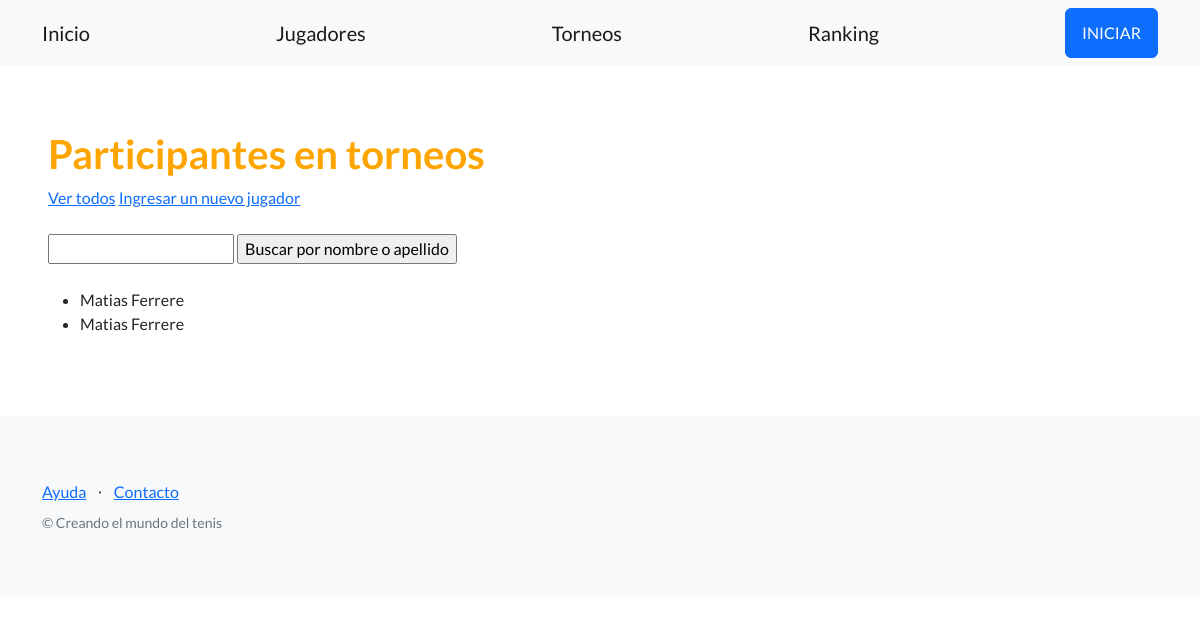
The page /estudios/Jugadores/ on the database as committed earlier.
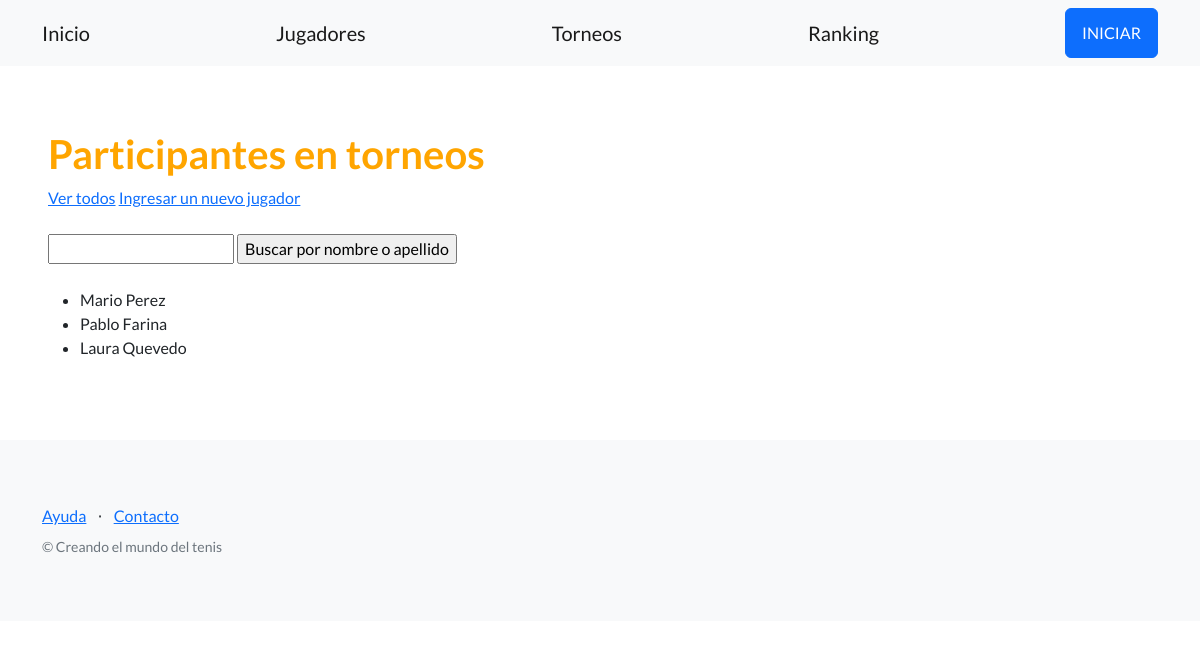
The same page on the database as committed later.
### control_estudios/models.py (models this page shows, shortened)
class Jugador(models.Model):
    nombre = models.CharField(max_length=256)
    apellido = models.CharField(max_length=256)
    fecha_nacimiento = models.DateField(null=True)
    telefono = models.CharField(max_length=20)

### control_estudios/views.py (the view)
# urls.py: path("Jugadores/", listar_jugadores, name="listar_jugadores"),
def listar_jugadores(request):
    contexto = {
    "jugadores": Jugador.objects.all(),
    }
    http_response = render(
        request=request,
        template_name='control_estudios/lista_jugadores.html',
        context=contexto,
    )
    return http_response

### control_estudios/Templates/control_estudios/lista_jugadores.html (shortened to what this page needs)
{% extends "base.html" %}
{% block contenido %}
<h1 style="color:orange;">
  Participantes en torneos
</h1>
<a href="{% url 'listar_jugadores' %}">Ver todos</a>
<a href="{% url 'ingresar_jugador' %}">Ingresar un nuevo jugador</a>
<br><br>
<form action="{% url 'buscar_torneos' %}" method="post">
    <input type="text" name="busqueda">
    <input type="submit" value="Buscar por nombre o apellido">
</form>
<br>
<ul>
{% for jugador in jugadores %}
  <li>
    {{ jugador.nombre }} {{ jugador.apellido }}
  </li>
{% endfor %}
</ul>
{% endblock contenido %}

Rows that differ between the two databases and show on the page:
removed Jugador: nombre "Matias", apellido "Ferrere"
removed Jugador: nombre "Matias", apellido "Ferrere"
added Jugador: nombre "Mario", apellido "Perez"
added Jugador: nombre "Pablo", apellido "Farina"
added Jugador: nombre "Laura", apellido "Quevedo"
